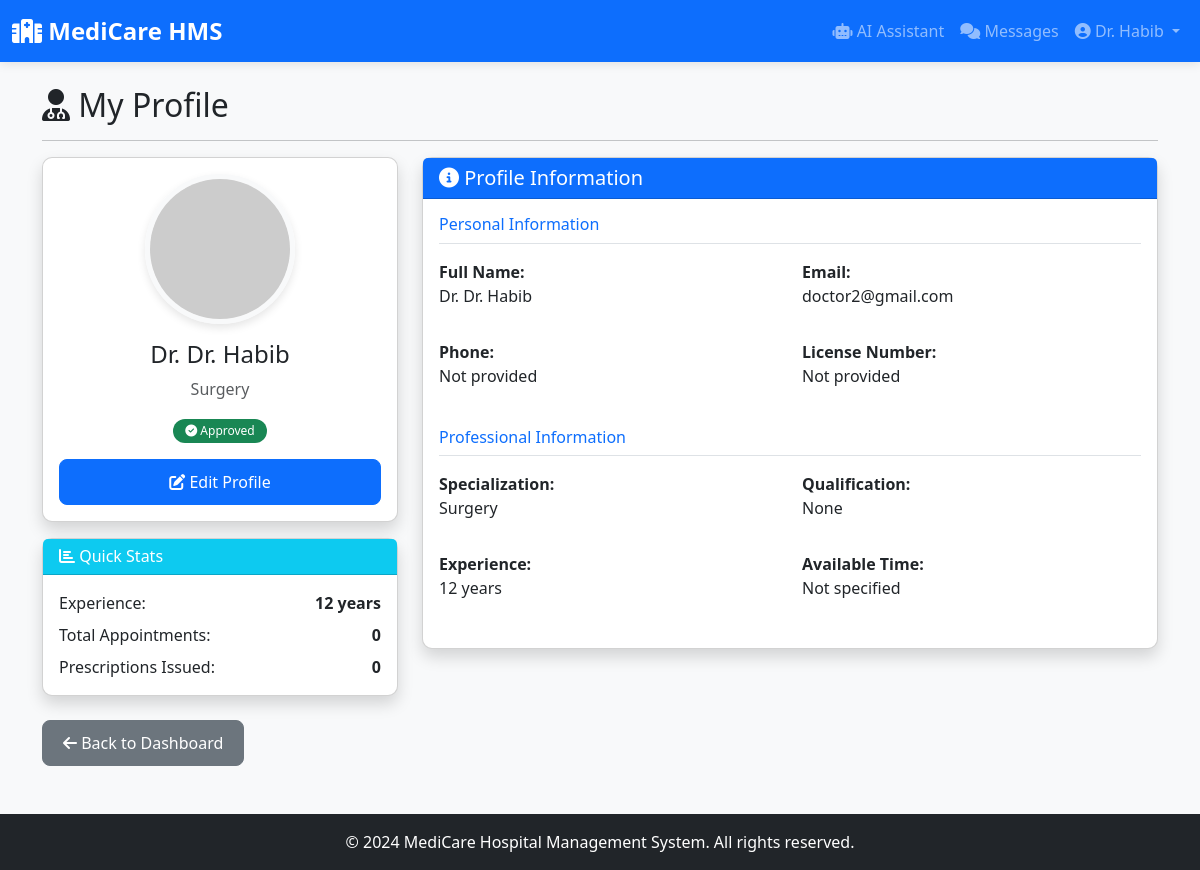
The page /doctor/profile (signed in) on the database its author committed.
### models/user.py (models this page shows, shortened)
class User(UserMixin, db.Model):
    __tablename__ = 'users'
    id = db.Column(db.Integer, primary_key=True)
    name = db.Column(db.String(100), nullable=False)
    email = db.Column(db.String(120), unique=True, nullable=False)
    password = db.Column(db.String(255), nullable=False)
    role = db.Column(db.String(20), nullable=False)  # admin, doctor, patient
    created_at = db.Column(db.DateTime, default=datetime.utcnow)
    is_active = db.Column(db.Boolean, default=True)
    doctor_profile = db.relationship('Doctor', backref='user', uselist=False, cascade='all, delete-orphan')
    patient_profile = db.relationship('Patient', backref='user', uselist=False, cascade='all, delete-orphan')
    notifications = db.relationship('Notification', backref='user', lazy='dynamic', cascade='all, delete-orphan')

### models/doctor.py (models this page shows, shortened)
class Doctor(db.Model):
    __tablename__ = 'doctors'
    id = db.Column(db.Integer, primary_key=True)
    user_id = db.Column(db.Integer, db.ForeignKey('users.id'), nullable=False)
    specialization = db.Column(db.String(100), nullable=False)
    experience = db.Column(db.Integer, default=0)
    available_time = db.Column(db.String(200))
    qualification = db.Column(db.String(200))
    phone = db.Column(db.String(20))
    is_approved = db.Column(db.Boolean, default=False)
    created_at = db.Column(db.DateTime, default=datetime.utcnow)
    appointments = db.relationship('Appointment', backref='doctor', lazy='dynamic')
    prescriptions = db.relationship('Prescription', backref='doctor', lazy='dynamic')

### routes/doctor.py (the view, shortened to what this page needs)
@doctor_bp.route('/profile', methods=['GET', 'POST'])
@login_required
@doctor_required
def profile():
    doctor = Doctor.query.filter_by(user_id=current_user.id).first()
    if not doctor:
        flash('Doctor profile not found.', 'error')
        return redirect(url_for('auth.login'))
    return render_template('doctor_profile.html', doctor=doctor)

### app.py (called while the page is built)
@login_manager.user_loader
def load_user(user_id):
    return User.query.get(int(user_id))

### routes/doctor.py (called while the page is built)
def doctor_required(f):
    @wraps(f)
    def decorated_function(*args, **kwargs):
        if not current_user.is_authenticated or current_user.role != 'doctor':
            flash('Access denied. Doctor only.', 'error')
            return redirect(url_for('auth.login'))
        return f(*args, **kwargs)
    return decorated_function

### templates/doctor_profile.html (shortened to what this page needs)
{% extends 'base.html' %}
{% block content %}
<div class="container mt-4">
    <div class="row">
        <div class="col-md-12">
            <h2><i class="fas fa-user-md"></i> My Profile</h2>
            <hr>
        </div>
    </div>
    <div class="row">
        <div class="col-md-4">
            <div class="card shadow">
                <div class="card-body text-center">
                    <img src="{{ url_for('static', filename='images/doctor-avatar.png') }}"
                         class="rounded-circle mb-3"
                         alt="Profile Picture"
                         width="150"
                         onerror="this.src='https://via.placeholder.com/150'">
                    <h4>Dr. {{ doctor.user.name }}</h4>
                    <p class="text-muted">{{ doctor.specialization }}</p>
                    {% if doctor.is_approved %}
                    <span class="badge bg-success mb-3">
                        <i class="fas fa-check-circle"></i> Approved
                    </span>
                    {% else %}
                    <span class="badge bg-warning mb-3">
                        <i class="fas fa-clock"></i> Pending Approval
                    </span>
                    {% endif %}
                    <div class="d-grid">
                        <button type="button" class="btn btn-primary" data-bs-toggle="modal" data-bs-target="#editProfileModal">
                            <i class="fas fa-edit"></i> Edit Profile
                        </button>
                    </div>
                </div>
            </div>
            <div class="card shadow mt-3">
                <div class="card-header bg-info text-white">
                    <h6 class="mb-0"><i class="fas fa-chart-bar"></i> Quick Stats</h6>
                </div>
                <div class="card-body">
                    <div class="d-flex justify-content-between mb-2">
                        <span>Experience:</span>
                        <strong>{{ doctor.experience }} years</strong>
                    </div>
                    <div class="d-flex justify-content-between mb-2">
                        <span>Total Appointments:</span>
                        <strong>{{ doctor.appointments.count() }}</strong>
                    </div>
                    <div class="d-flex justify-content-between">
                        <span>Prescriptions Issued:</span>
                        <strong>{{ doctor.prescriptions.count() }}</strong>
                    </div>
                </div>
            </div>
        </div>
        <div class="col-md-8">
            <div class="card shadow">
                <div class="card-header bg-primary text-white">
                    <h5 class="mb-0"><i class="fas fa-info-circle"></i> Profile Information</h5>
                </div>
                <div class="card-body">
                    <h6 class="text-primary border-bottom pb-2 mb-3">Personal Information</h6>
                    <div class="row mb-3">
                        <div class="col-md-6">
                            <p><strong>Full Name:</strong><br>Dr. {{ doctor.user.name }}</p>
                        </div>
                        <div class="col-md-6">
                            <p><strong>Email:</strong><br>{{ doctor.user.email }}</p>
                        </div>
                    </div>
                    <div class="row mb-3">
                        <div class="col-md-6">
                            <p><strong>Phone:</strong><br>{{ doctor.phone if doctor.phone else 'Not provided' }}</p>
                        </div>
                        <div class="col-md-6">
                            <p><strong>License Number:</strong><br>{{ doctor.license_number if doctor.license_number else 'Not provided' }}</p>
                        </div>
                    </div>
                    <h6 class="text-primary border-bottom pb-2 mb-3 mt-4">Professional Information</h6>
                    <div class="row mb-3">
                        <div class="col-md-6">
                            <p><strong>Specialization:</strong><br>{{ doctor.specialization }}</p>
                        </div>
                        <div class="col-md-6">
                            <p><strong>Qualification:</strong><br>{{ doctor.qualification }}</p>
                        </div>
                    </div>
                    <div class="row mb-3">
                        <div class="col-md-6">
                            <p><strong>Experience:</strong><br>{{ doctor.experience }} years</p>
                        </div>
                        <div class="col-md-6">
                            <p><strong>Available Time:</strong><br>{{ doctor.available_time if doctor.available_time else 'Not specified' }}</p>
                        </div>
                    </div>
                </div>
            </div>
        </div>
    </div>
    <div class="row mt-4">
        <div class="col-md-12">
            <a href="{{ url_for('doctor.dashboard') }}" class="btn btn-secondary">
                <i class="fas fa-arrow-left"></i> Back to Dashboard
            </a>
        </div>
    </div>
</div>
{% endblock %}

### templates/base.html (shortened to what this page needs)
<!DOCTYPE html>
<html lang="en" data-theme="light">
<head>
    <link href="https://cdn.jsdelivr.net/npm/bootstrap@5.3.0/dist/css/bootstrap.min.css" rel="stylesheet">
    <link rel="stylesheet" href="https://cdnjs.cloudflare.com/ajax/libs/font-awesome/6.4.0/css/all.min.css">
    <link rel="stylesheet" href="{{ url_for('static', filename='css/style.css') }}">
</head>
<body>
    {% if current_user.is_authenticated %}
    <nav class="navbar navbar-expand-lg navbar-dark bg-primary">
        <div class="container-fluid">
            <a class="navbar-brand" href="/">
                <i class="fas fa-hospital"></i> MediCare HMS
            </a>
            <div class="collapse navbar-collapse" id="navbarNav">
                <ul class="navbar-nav ms-auto">
                    <li class="nav-item">
                        <a class="nav-link" href="{{ url_for('ai.assistant') }}">
                            <i class="fas fa-robot"></i> AI Assistant
                        </a>
                    </li>
                    <li class="nav-item">
                        <a class="nav-link" href="{{ url_for('chat.index') }}">
                            <i class="fas fa-comments"></i> Messages
                        </a>
                    </li>
                    <li class="nav-item dropdown">
                        <a class="nav-link dropdown-toggle" href="#" role="button" data-bs-toggle="dropdown">
                            <i class="fas fa-user-circle"></i> {{ current_user.name }}
                        </a>
                    </li>
                </ul>
            </div>
        </div>
    </nav>
    {% endif %}
    <div class="{% if current_user.is_authenticated %}container-fluid{% else %}container{% endif %} mt-4">
        {% block content %}{% endblock %}
    </div>
    <footer class="bg-dark text-white text-center py-3 mt-5">
        <p class="mb-0">&copy; 2024 MediCare Hospital Management System. All rights reserved.</p>
    </footer>
</body>
</html>

### static/CSS/style.css (style rules this page uses)
:root { --primary-color: #0d6efd; --secondary-color: #6c757d; --success-color: #198754; --danger-color: #dc3545; --warning-color: #ffc107; --info-color: #0dcaf0; --light-bg: #f8f9fa; --dark-bg: #212529; }
* { margin: 0; padding: 0; box-sizing: border-box; }
body { font-family: 'Segoe UI', Tahoma, Geneva, Verdana, sans-serif; background: var(--light-bg); transition: background 0.3s ease; }
.card { transition: transform 0.3s ease, box-shadow 0.3s ease; }
.btn { border-radius: 8px; padding: 10px 20px; font-weight: 500; transition: all 0.3s ease; }
.badge { padding: 6px 12px; border-radius: 20px; font-weight: 500; }
.navbar { box-shadow: 0 2px 10px rgba(0, 0, 0, 0.1); }
.navbar-brand { font-weight: 700; font-size: 1.5rem; }
footer { margin-top: auto; }

### templates/doctor_profile.html (style rules this page uses)
.card { border-radius: 10px; }
.rounded-circle { border: 5px solid #f8f9fa; box-shadow: 0 4px 8px rgba(0,0,0,0.1); }

### rows shown on the page
User: name "Dr. Habib", user.name "Dr. Habib", user.email "doctor2@gmail.com"
Doctor: specialization "Surgery", experience "12", phone "Not provided", qualification "None", available_time "Not specified"

### other values the page prints
{{ doctor.appointments.count() }} "0"
{{ doctor.prescriptions.count() }} "0"
{{ doctor.license_number if doctor.license_number else 'Not provided' }} "Not provided"
